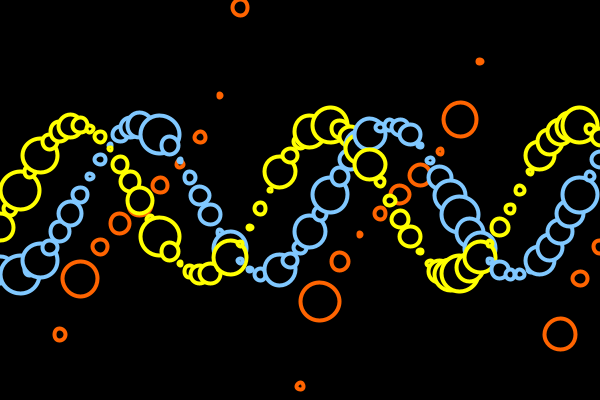
Frame 1 (no input)
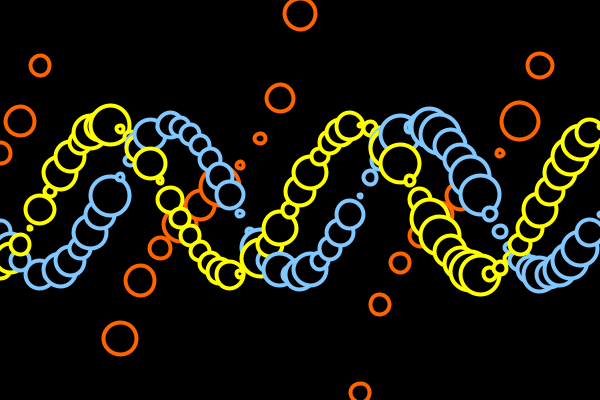
Frame 60 (the mouse pressed at the canvas centre just before this capture)
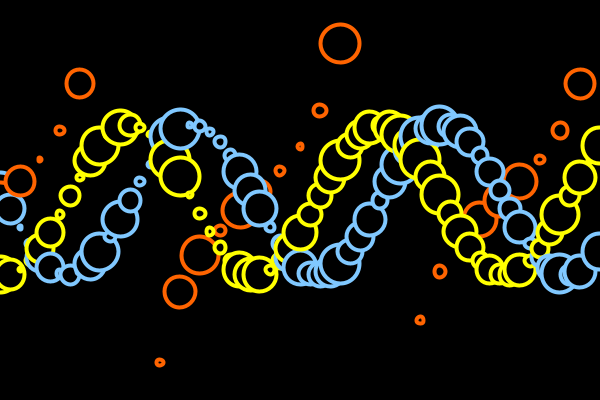
Frame 120 (the mouse held since frame 60 and released just before this capture)

The Processing sketch that drew these frames (run headless with seeded random() and noise(); from frame 60 on, the mouse is pressed at the canvas centre):

// Processing sketch: processing_46309
// ── processing_46309.pde

int xspacing = 10;   
int w;              

float theta = 1.0;       
float amplitude = 75.0;  
float period = 500.0;   
float dx;                 
float[] yvalues;          
float[] cosyvalues;
float[] tanyvalues;

void setup() {
  size(600,400);
  frameRate(15);
  colorMode(RGB,255,255,255,100);
  smooth();
  w = width+16;
  dx = (TWO_PI / period) * xspacing;
  yvalues = new float[w/xspacing];
  cosyvalues = new float[w/xspacing];
  tanyvalues = new float[w/xspacing];
}

void draw() {
  background(0);
  calcWave();
  renderWave();

}

void calcWave() {
  theta += 0.2;

  float x = theta;
  for (int i = 0; i < yvalues.length; i++) {
    yvalues[i] = sin(x)*amplitude;
    cosyvalues[i] = cos(x)*amplitude;
    x+=dx;
    tanyvalues[i] = -tan(x)*amplitude;
    x+=dx;
  }
}

void renderWave() {
  for (int x = 0; x < yvalues.length; x++) {
    fill(0);
    ellipseMode(CENTER);
    float el = random(3,40);
    strokeWeight(4);
    stroke(128,200,255); 
    ellipse(x*xspacing,height/2+yvalues[x],el,el);//sin 
    stroke(255,255,0);
    ellipse(x*xspacing,height/2+cosyvalues[x],el,el);//cos
    stroke(255,100,0);
    ellipse(2*x*xspacing,height/2+tanyvalues[x],el,el);//tan
  }
}
